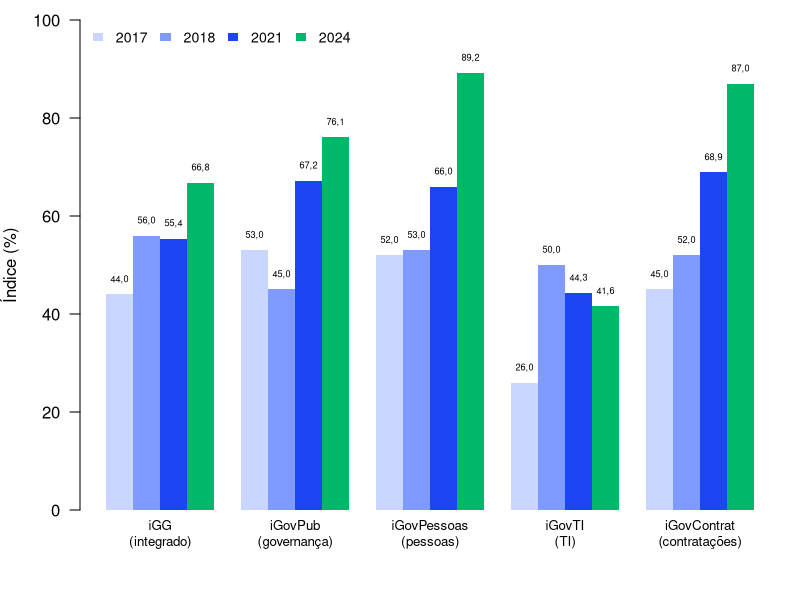

This chart was generated by the following R code:
## ---- chunk 1
#| label: fig-igg
#| fig-cap: "Índices da Apex-Brasil nos levantamentos de governança do TCU. Fonte: TCU."
#| fig-alt: "Gráfico de barras agrupadas com os índices iGG, iGovPub, iGovPessoas, iGovTI e iGovContrat em 2017, 2018, 2021 e 2024. O iGG passa de 44% em 2017 para 66,8% em 2024; o iGovPessoas vai de 52% para 89,2%; o iGovContrat de 45% para 87%; o iGovTI fica entre 26% e 50%."
#| echo: false
#| fig-width: 8
#| fig-height: 4.5

indices <- matrix(
  c(44.0, 56.0, 55.4, 66.8,   # iGG
    53.0, 45.0, 67.2, 76.1,   # iGovPub
    52.0, 53.0, 66.0, 89.2,   # iGovPessoas
    26.0, 50.0, 44.3, 41.6,   # iGovTI
    45.0, 52.0, 68.9, 87.0),  # iGovContrat
  nrow = 4,
  dimnames = list(c("2017", "2018", "2021", "2024"),
                  c("iGG\n(integrado)", "iGovPub\n(governança)", "iGovPessoas\n(pessoas)",
                    "iGovTI\n(TI)", "iGovContrat\n(contratações)"))
)

cores <- c("#c9d6ff", "#7f9bff", "#1c46f3", "#00b869")
op <- par(mar = c(4.5, 4, 1, 1), family = "sans")
b <- barplot(indices, beside = TRUE, col = cores, border = NA, ylim = c(0, 100),
             las = 1, ylab = "Índice (%)", cex.names = 0.8)
text(b, indices + 3, labels = format(indices, decimal.mark = ","), cex = 0.55)
legend("topleft", legend = rownames(indices), fill = cores, border = NA,
       bty = "n", horiz = TRUE, cex = 0.85)
par(op)
